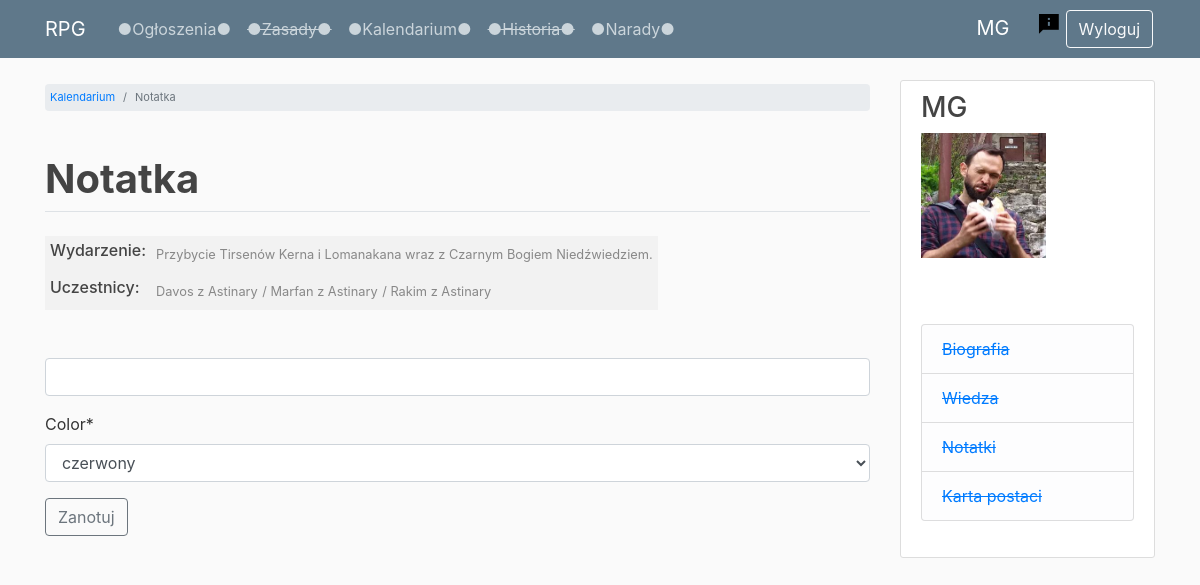
Page /timeline/8/event-note/ (signed in) on the committed database.
### users/models.py (models this page shows, shortened)
class Profile(models.Model):
    user = models.OneToOneField(User, on_delete=models.CASCADE)
    image = models.ImageField(default='default.jpg', upload_to='profile_pics')
    character_name = models.CharField(max_length=50, default='')
    character_status = models.CharField(max_length=20, choices=STATUS, default='npc')
    def __str__(self):
        return f'{self.character_name}'
    class Meta:
        ordering = ['character_status', 'character_name']

### timeline/models.py (models this page shows, shortened)
class Event(models.Model):
    year = models.PositiveSmallIntegerField(validators=[MinValueValidator(1)])
    season = models.CharField(max_length=10, choices=SEASONS)
    day_start = models.PositiveSmallIntegerField(validators=[MinValueValidator(1), MaxValueValidator(90)])
    day_end = models.PositiveSmallIntegerField(blank=True, null=True,
                                               validators=[MinValueValidator(1), MaxValueValidator(90)])
    threads = models.ManyToManyField(Thread, related_name='events', blank=True)
    description = models.TextField(max_length=4000)
    participants = models.ManyToManyField(Profile, related_name='events_participated',
                                          limit_choices_to=
                                          Q(character_status='active_player') |
                                          Q(character_status='inactive_player') |
                                          Q(character_status='dead_player'),
                                          blank=True)
    informed = models.ManyToManyField(Profile, related_name='events_informed',
                                      limit_choices_to=
                                      Q(character_status='active_player') |
                                      Q(character_status='inactive_player'),
                                      blank=True)
    general_location = models.ForeignKey(GeneralLocation, on_delete=models.CASCADE)
    specific_locations = models.ManyToManyField(SpecificLocation, related_name='events')
    game_no = models.ForeignKey(GameSession, related_name='events', blank=True, null=True, on_delete=models.CASCADE)
    class Meta:
        ordering = ['year', 'season', 'day_start', 'day_end', 'id', 'game_no']

class EventNote(models.Model):
    author = models.ForeignKey(User, related_name='notes', on_delete=models.CASCADE)
    text = models.TextField(max_length=4000, blank=True, null=True)
    event = models.ForeignKey(Event, related_name='notes', on_delete=models.CASCADE)
    color = models.CharField(max_length=20, choices=COLORS, default='#C70039')

### timeline/views.py (the view)
# urls.py: path('<int:event_id>/event-note/', event_note_view, name='event_note'),
@login_required
def event_note_view(request, event_id):
    current_event = get_object_or_404(Event, id=event_id)
    current_note = None
    try:
        current_note = EventNote.objects.get(event=current_event, author=request.user)
    except EventNote.DoesNotExist:
        pass
    if request.method == 'POST':
        note_form = EventNoteForm(request.POST, instance=current_note)
        if note_form.is_valid():
            note = note_form.save(commit=False)
            note.author = request.user
            note.event = current_event
            note.save()
            messages.success(request, f'Dodano notatkę!')
            return redirect('timeline')
    else:
        note_form = EventNoteForm(instance=current_note)
    context = {
        'page_title': 'Notatka',
        'current_event': current_event,
        'note_form': note_form
    }
    return render(request, 'timeline/event_note.html', context)

### timeline/forms.py
class EventNoteForm(forms.ModelForm):
    class Meta:
        model = EventNote
        fields = [
            'text',
            'color'
        ]
    text = forms.CharField(
        label='',
        required=False,
        widget=PagedownWidget(
            attrs={
                'placeholder': 'Twoja notatka (max. 4000 znaków)*',
                'rows': 10,
                'cols': 60
            }
        )
    )

### forum/templatetags/custom_filters.py (called while the page is built)
@register.filter
def get_first_word(text):
    return text.split(' ', 1)[0]

### timeline/templates/timeline/event_note.html (shortened to what this page needs)
{% extends 'base.html' %}
{% load crispy_forms_tags %}
{% block breadcrumb %}
    <li class="breadcrumb-item"><a href="{% url 'timeline' %}">Kalendarium</a></li>
    <li class="breadcrumb-item active">{{ page_title }}</li>
{% endblock breadcrumb %}
{% block content %}
    <br>
    <table class="forms">
        <tr>
            <td>
                <h6>Wydarzenie:</h6>
            </td>
            <td>
                <small>{{ current_event.description }}</small>
            </td>
        </tr>
        <tr>
            <td>
                <h6>Uczestnicy:</h6>
            </td>
            <td>
                {% for profile in current_event.participants.all %}
                    {% if forloop.counter > 1 %}
                        <small>/ {{ profile }}</small>
                    {% else %}
                        <small>{{ profile }}</small>
                    {% endif %}
                {% endfor %}
            </td>
        </tr>
    </table><br><br>
    <form method="POST" enctype="multipart/form-data">
        {{ note_form|crispy }}
        <input class="btn btn-outline-secondary" type="submit" value="Zanotuj">
    </form>
{% endblock content %}

### templates/navbar.html
{% load custom_filters %}
{% load static %}
<header class="site-header">
    <nav class="navbar navbar-expand-md navbar-dark bg-steel fixed-top">
        <div class="container">
            <title class="navbar-brand mr-4">RPG</title>
            <div class="collapse navbar-collapse" id="navbarToggle">
            <div class="navbar-nav mr-auto">
                <a class="nav-item nav-link" href="{% url 'news-list' %}">●Ogłoszenia●</a>
                <a class="nav-item nav-link" href="#"><strike>●Zasady●</strike></a>
                <a class="nav-item nav-link" href="{% url 'timeline' %}">●Kalendarium●</a>
                <a class="nav-item nav-link" href="#"><strike>●Historia●</strike></a>
                <a class="nav-item nav-link" href="{% url 'forum' %}">●Narady●</a>
            </div>
            <div class="navbar-nav">
                {% if user.is_authenticated %}
                    {% if user.profile.character_name != '' %}
                        <a class="navbar-brand mr-4" href="/users/profile">{{ user.profile.character_name|get_first_word }}</a>
                        <a href="{% url 'report'  %}"><img src="{% static 'img/report.png' %}" class="report-img"></a>
                    {% else %}
                        <a class="navbar-brand mr-4" href="/users/profile">Profil</a>
                    {% endif %}
                    <a class="btn btn-outline-light btn-space" href="{% url 'logout' %}">Wyloguj</a>
                {% else %}
                    <a class="btn btn-outline-light btn-space" href="{% url 'register' %}">Nowa postać</a>
                    <a class="btn btn-outline-light btn-space" href="{% url 'login' %}">Zaloguj</a>
                {% endif %}
            </div>
          </div>
        </div>
    </nav>
</header>

### templates/sidebar.html
{% if user.is_authenticated %}
<div class="col-md-3">
    <div class="content-section">
        <h3>{{ user.profile.character_name }}</h3>
        <img class="account-img" src="{{ user.profile.image.url }}">
        <p class='text-muted'>
        <br>
        <ul class="list-group">
            <li class="list-group-item list-group-item-light"><a href="#"><strike>Biografia</strike></a></li>
            <li class="list-group-item list-group-item-light"><a href="#"><strike>Wiedza</strike></a></li>
            <li class="list-group-item list-group-item-light"><a href="#"><strike>Notatki</strike></a></li>
            <li class="list-group-item list-group-item-light"><a href="#"><strike>Karta postaci</strike></a></li>
        </ul>
        </p>
    </div>
</div>
{% endif %}

### static/css/main.css (style rules this page uses)
body { background: #fafafa; color: #333333; margin-top: 5rem; }
h1, h2, h3, h4, h5, h6 { color: #444444; }
ul { margin: 0; }
.bg-steel { background-color: #5f788a; }
.site-header .navbar-nav .nav-link { color: #cbd5db; }
.content-section { background: #ffffff; padding: 10px 20px; border: 1px solid #dddddd; border-radius: 3px; margin-bottom: 20px; }
.account-img { height: 125px; width: 125px; margin-right: 20px; margin-bottom: 16px; }
.btn-space { margin: 2px; }
.posts-and-news td, p { border: 0px; font-style: italic; font-weight: bold; vertical-align: top; padding: 5px; }
.forms td { vertical-align: top; padding: 5px; background-color: #f2f2f2 }
.report-img { display: block; height: auto; margin-left: auto; margin-right: auto; padding: 3px; text-align: center; }
small { color: #888; }

### rows in the picture
Event: description "Przybycie Tirsenów Kerna i Lomanakana wraz z Czarnym Bogiem Niedźwiedziem."
Profile: character_name "Davos z Astinary"
Profile: character_name "Marfan z Astinary"
Profile: character_name "Rakim z Astinary"
EventNote: color "czerwony"

### other values in the picture
{{ user.profile.character_name|get_first_word }} "MG"
{{ page_title }} "Notatka"
{{ user.profile.character_name }} "MG"
